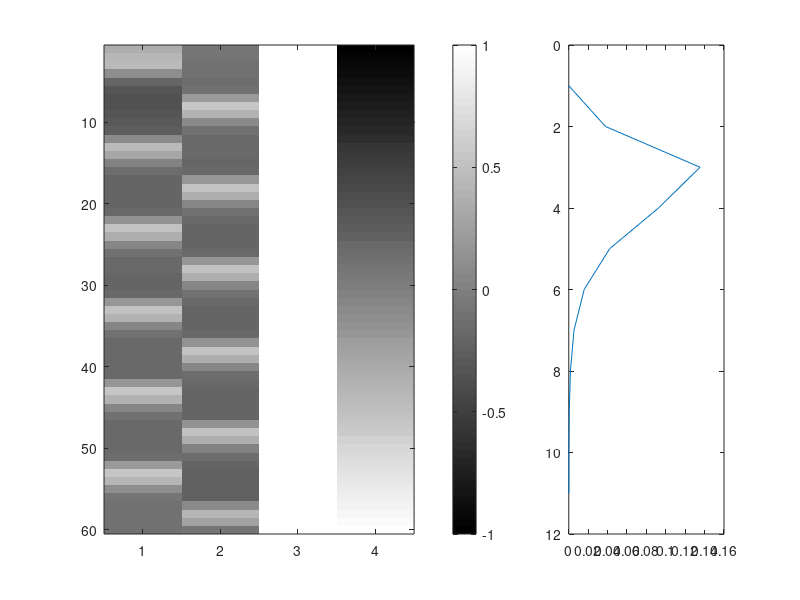

MATLAB code to generate this figure:

function[d, hrf] = makeDM() % DELETE THIS LINE TO REVERT BACK
% makeDM - makes a design matrix
%        
%        - d/dRaw is the DM with/without HRF
%        - n is the no. repeats
%        - TR (s)
%
% ma 2015-12-14 see also: statsAssignment, returnStats, voxView

% -------------------------------------------------------------------------
% -------------------------------------------------------------------------
% ------------------------QUARANTINE---------------------------------------
% -------------------------------------------------------------------------
% function[d, dRaw, hrf] = makeDM(blockOne, blockTwo, n, TR, hrf)
% QUARANTINE....>
% load('sliceData.mat') 
% 
% if nargin == 0;
%     blockOne = info.blocksColumn1; 
%     blockTwo = info.blocksColumn2;
%     n = info.nBlocks;
%     TR = info.TR;
%     hrf = makeHrf(TR);
% end
% 
% % force column
% blockOne = blockOne(:);
% blockTwo = blockTwo(:);
% 
% % Stick them together & repeat n times
% theCat = cat(2, blockOne, blockTwo, ones(10, 1));
% dRaw = repmat(theCat, n, 1);
% 
% % Convolution
% dFace = conv(dRaw(:,1), hrf, 'same');
% dHouse = conv(dRaw(:,2), hrf, 'same');
% 
% dFace = dFace - mean(dFace);
% dHouse = dHouse - mean(dHouse);
% 
% d = [dFace, dHouse, dRaw(:,3)]; %reassign d
% -------------------------------------------------------------------------
% -------------------------------------------------------------------------
% draw the DM

% This DM looks different to Denis'...
% I've tried deconvolving his, but our values for the hrf differ too
% Without seeing his raw blocks, I can't see where I've gone wrong.
% Adding this section to run his, as a backup....>
%
load('sliceData.mat');
load('designMatrix.csv');
d = designMatrix;
TR = info.TR;
hrf = makeHrf(TR);

% add a ramp
blockFour = linspace(-1,1,60);
blockFour = blockFour(:);
d = [d blockFour];
% change the title line to:  function[d, hrf] = makeDM()

dispMatrix(hrf,d);
end



 function [hrf] = makeHrf(TR)
% makeHrf - given the TR, return the HRF shape for t = 0 ... 30s
%
% ds originally, stolen by ma
 
tau = 2; % time constant (s) 
delta = 2; % time shift  (s)
t = [0:TR:30]; % vector of time points (in steps of TR)
tshift = max(t-delta,0); % shifted, but not < 0
hrf = (tshift ./ tau) .^2 .* exp(-tshift ./tau )./(2*tau); 
 
 end
 
 function [] = dispMatrix(hrf, d)
% dispMatrix - plots the design matrix 
%
%
% ma 2015-11-25


figure
subplot(3,3, [1 2 4 5 7 8])

imagesc(d, [-1, 1]);

colormap(gray);
colorbar

subplot(3,3, [3 6 9])
plot(hrf)
view(90, 90) % flips the perspective

end
 